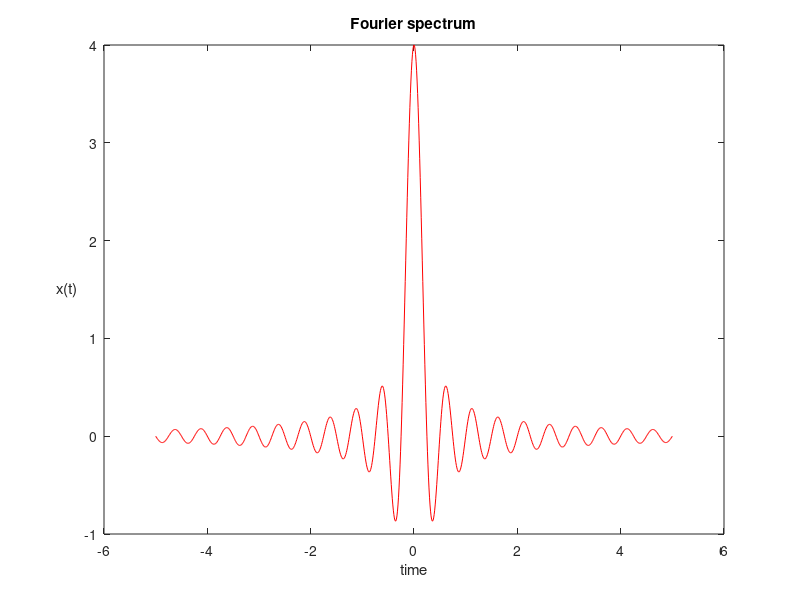
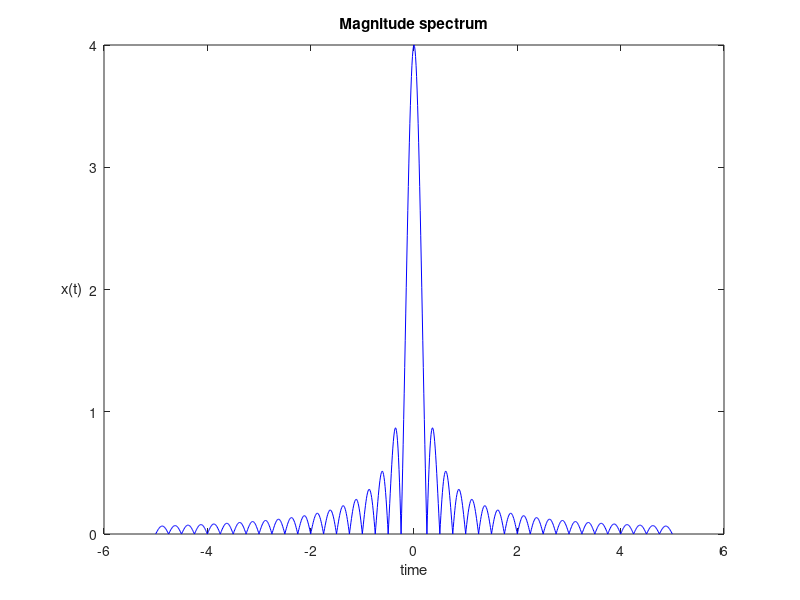
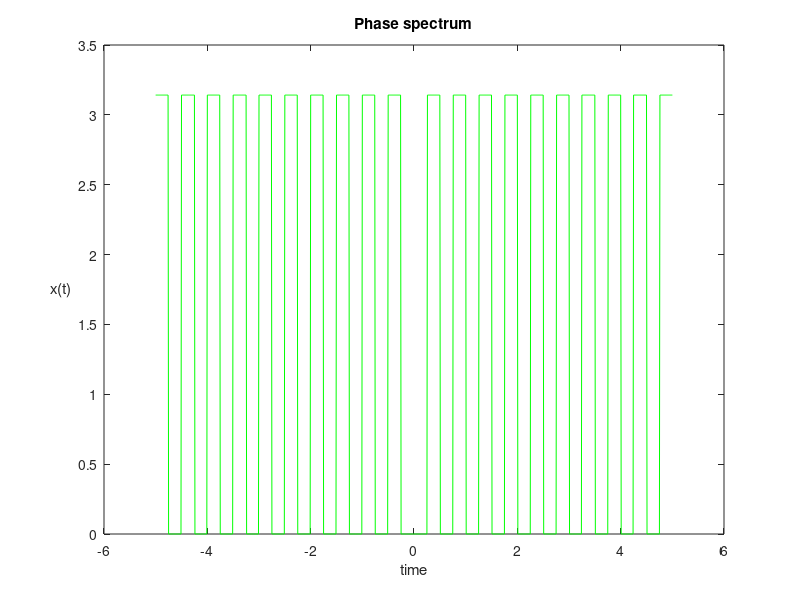
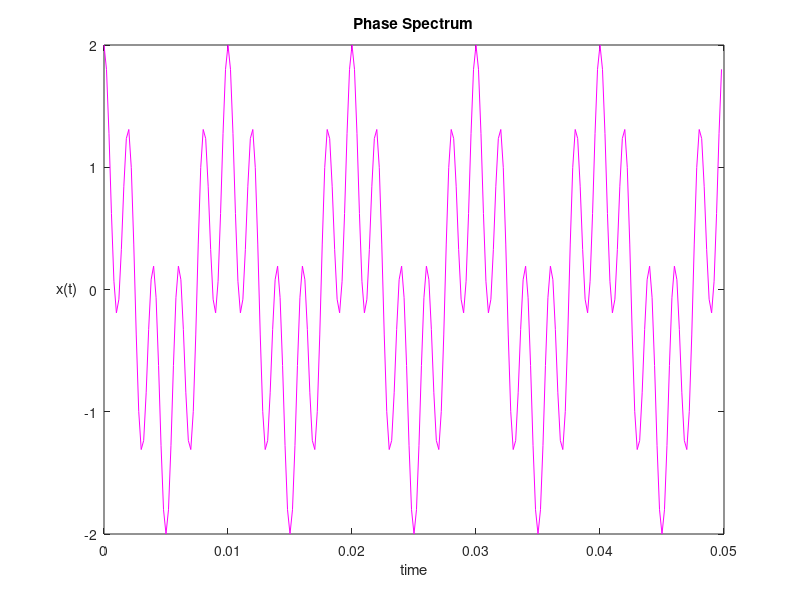

These charts were generated, in order, by the following MATLAB code:
%Keith Harris
%EE314L
%Lab4
%9.30.2022


% MATLAB code to find Fourier Transform of Square wave signal x(t)=1 for % -2 < t < 2
f = -5: .01:5; 	% sets the range of the frequency
X=4*sinc(4*f);	% defines the Fourier transform of square pulse


%subplot(4,1,1)
figure
plot(f ,X, 'r')	% plots the Fourier spectrum
xlabel('time');
ylabel('x(t)', 'rotation', 0, 'VerticalAlignment','middle', ...
    'HorizontalAlignment','right');
title("Fourier spectrum");

%subplot(4,1,2)
figure
plot(f ,abs(X), 'b')	% plots the magnitude spectrum
xlabel('time');
ylabel('x(t)', 'rotation', 0, 'VerticalAlignment','middle', ...
    'HorizontalAlignment','right');
title("Magnitude spectrum");

%subplot(4,1,3)
figure
plot(f ,angle(X), 'g')	% plots the phase spectrum
xlabel('time');
ylabel('x(t)', 'rotation', 0, 'VerticalAlignment','middle', ...
    'HorizontalAlignment','right');
title("Phase spectrum");

clear;
clc;
t = -2:0.01:2; 	
k = 0;

for f2 = -5:0.01:5
	k = k+1;
	Z(k) = trapz(t, exp(-1i*2*pi*f2*t));
end
f2 = -5:0.01:5
%subplot(4,1,4)
figure
plot(f2 ,abs(Z), 'c')


clear;
clc;
N = 250;		% Sets the sequence length to 250
Ts = 0.0002;		% The sampling rate
t2 = [0:N-1]*Ts;	% The sampling range
a = cos(2*pi*100*t2) + cos(2*pi*500*t2);

plot(t2,a,'m')
xlabel('time');
ylabel('x(t)', 'rotation', 0, 'VerticalAlignment','middle', ...
    'HorizontalAlignment','right');
title("Phase Spectrum");

k1 = 0;
for f3 = 0:1:800
	k1 = k1+1;
	A(k1) = trapz(t2, a.*exp(-1i*2*pi*f3*t2));
end
figure
f3 = 0:1:800;
plot(f3, abs(A), 'y')
xlabel('time');
ylabel('x(t)', 'rotation', 0, 'VerticalAlignment','middle', ...
    'HorizontalAlignment','right');
title("DF spectrum");
